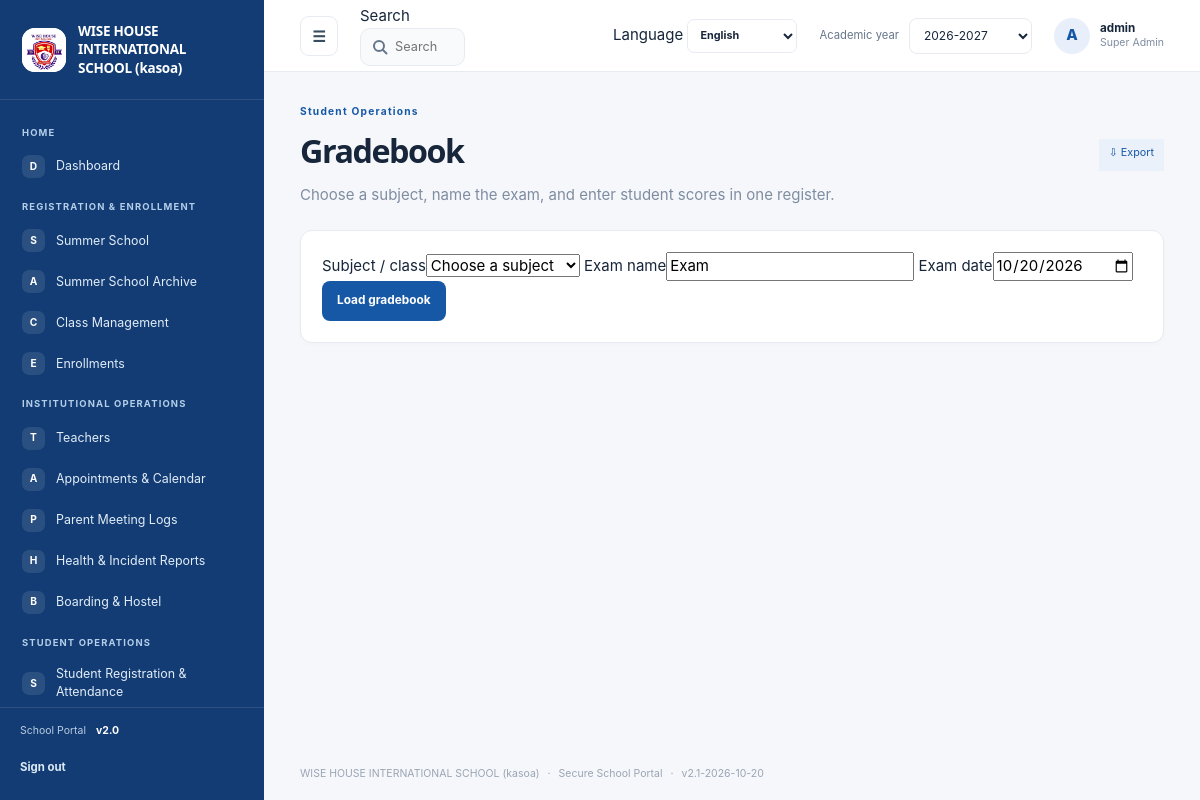
/gradebook (signed in), run on the app's committed database.
### tables this page shows
CREATE TABLE settings (
    key TEXT PRIMARY KEY,
    value TEXT NOT NULL
);

CREATE TABLE navigation_items (
    id INTEGER PRIMARY KEY AUTOINCREMENT,
    category TEXT NOT NULL,
    title TEXT NOT NULL,
    icon TEXT NOT NULL DEFAULT 'circle',
    url_endpoint TEXT NOT NULL,
    route_arg TEXT NOT NULL DEFAULT '',
    is_active INTEGER NOT NULL DEFAULT 1 CHECK (is_active IN (0, 1)),
    display_order INTEGER NOT NULL DEFAULT 0
);

CREATE TABLE users (
    id INTEGER PRIMARY KEY AUTOINCREMENT,
    username TEXT NOT NULL UNIQUE,
    password_hash TEXT NOT NULL,
    role TEXT NOT NULL DEFAULT 'manager'
      CHECK (role IN (
        'super_admin', 'admin', 'manager', 'teacher', 'student', 'parent',
        'health_officer', 'boarding_master'
      )),
    email TEXT UNIQUE,
    teacher_id INTEGER REFERENCES teachers(id) ON DELETE CASCADE,
    student_id INTEGER REFERENCES students(id) ON DELETE CASCADE,
    is_active INTEGER NOT NULL DEFAULT 1 CHECK (is_active IN (0, 1))
);

### school_system/views.py (the view, shortened to what this page needs)
@bp.route("/gradebook", methods=("GET", "POST"))
@roles_required(*ACADEMIC_WRITE_ROLES)
def gradebook():
    _require_module("gradebook")
    db = get_db()
    _sync_class_enrollments(db)
    user = _current_user()
    course_scope, course_params = _course_scope(user)
    courses = _sort_by_name(db.execute(
        "SELECT c.id,c.name,c.code FROM courses c WHERE 1=1"
        + course_scope,
        course_params,
    ).fetchall())
    course_id = _optional_int(request.values.get("course_id"))
    exam_name = request.values.get("exam_name", "Exam").strip()
    graded_on = request.values.get("graded_on", date.today().isoformat()).strip()
    selected_course = next((course for course in courses if course["id"] == course_id), None)
    if course_id and selected_course is None:
        abort(403 if user["role"] == "teacher" else 404)
    rows = []
    return render_template(
        "gradebook.html",
        courses=courses,
        selected_course=selected_course,
        exam_name=exam_name,
        graded_on=graded_on,
        students=rows,
    )

### school_system/auth.py (called while the page is built)
@bp.before_app_request
def load_logged_in_user():
    user_id = session.get("user_id")
    if user_id is None:
        session.pop("username", None)
        session.pop("role", None)
        return
    user = get_db().execute(
        "SELECT id, username, role, is_active FROM users WHERE id = ?", (user_id,)
    ).fetchone()
    if user is None or not user["is_active"]:
        session.clear()
    else:
        session["username"] = user["username"]
        session["role"] = user["role"]

def login_required(view):
    @functools.wraps(view)
    def wrapped_view(**kwargs):
        if session.get("user_id") is None:
            return redirect(url_for("auth.login"))
        return view(**kwargs)
    return wrapped_view

def roles_required(*roles):
    def decorator(view):
        @functools.wraps(view)
        @login_required
        def wrapped_view(**kwargs):
            if session.get("role") not in roles:
                abort(403)
            return view(**kwargs)
        return wrapped_view
    return decorator

### school_system/db.py (called while the page is built)
def get_db():
    if "db" not in g:
        g.db = sqlite3.connect(current_app.config["DATABASE"])
        g.db.row_factory = sqlite3.Row
        g.db.execute("PRAGMA foreign_keys = ON")
    return g.db

### school_system/views.py (called while the page is built, shortened)
def _tr_lower(text):
    return str(text).replace("İ", "i").replace("I", "ı").lower()

def _natural_key(text):
    key = []
    for part in re.split(r"(\d+)", _tr_lower(text).strip()):
        if part.isdigit():
            key.append((0, int(part), ()))
        else:
            key.append((1, 0, tuple(_TR_ORDER.get(ch, 100 + ord(ch)) for ch in part)))
    return key

def _sort_by_name(rows, field="name"):
    return sorted(rows, key=lambda row: _natural_key(row[field]))

def _fold(text):
    return re.sub(r"\s+", " ", _tr_lower(text or "")).strip().translate(_FOLD)

def _class_key(name):
    return _fold(name)

@bp.app_template_filter("translate")
def translate(text, language="en"):
    if language == "en" or not isinstance(text, str):
        return text

def _module_states(db=None):
    db = db or get_db()
    settings = {
        row["key"]: row["value"]
        for row in db.execute(
            "SELECT key,value FROM settings WHERE key LIKE 'module_%'"
        ).fetchall()
    }
    return {
        name: settings.get("module_" + name, "1" if enabled else "0") == "1"
        for name, enabled in MODULE_DEFAULTS.items()
    }

def _require_module(name):
    if not _module_states().get(name, False):
        abort(404)

### school_system/templates/gradebook.html (shortened to what this page needs)
{% extends "base.html" %}
{% from "_export_menu.html" import export_menu with context %}
{% block content %}
  <section class="page-title-row">
    <div><span class="eyebrow">{{ 'Student Operations'|translate(language) }}</span><h1>{{ 'Gradebook'|translate(language) }}</h1>
      <p class="muted">{{ 'Choose a subject, name the exam, and enter student scores in one register.'|translate(language) }}</p></div>
      {{ export_menu(url_for('views.export_gradebook', course_id=selected_course.id if selected_course else None)) }}
  </section>
  <section class="portal-card gradebook-card">
    <form method="get" class="gradebook-filter">
      <label>{{ 'Subject / class'|translate(language) }}<select name="course_id" required>
        <option value="">{{ 'Choose a subject'|translate(language) }}</option>
      </select></label>
      <label>{{ 'Exam name'|translate(language) }}<input name="exam_name" maxlength="100" value="{{ exam_name }}" required></label>
      <label>{{ 'Exam date'|translate(language) }}<input type="date" name="graded_on" value="{{ graded_on }}" required></label>
      <button type="submit">{{ 'Load gradebook'|translate(language) }}</button>
    </form>
  </section>
{% endblock %}

### school_system/templates/base.html (shortened to what this page needs)
<!doctype html>
<html lang="{{ language or 'en' }}" dir="{{ 'rtl' if language in ('ar',) else 'ltr' }}">
  <head>
    <link rel="stylesheet" href="{{ url_for('static', filename='style.css') }}">
    <link rel="stylesheet" href="{{ url_for('static', filename='portal.css') }}">
  </head>
  <body class="{% block body_class %}portal-body{% endblock %}">
    {% if session.get('user_id') and not public_page|default(false) %}
      <div class="portal-shell" id="portal-shell">
        <aside class="sidebar" id="sidebar" style="background-color: {{ site_settings.sidebar_color }};">
          <a class="school-brand" href="{{ url_for('views.dashboard') }}">
            <span class="school-logo">
              {% if brand_settings.get('logo_filename') %}
                <img src="{{ url_for('views.uploaded_logo', filename=brand_settings.get('logo_filename')) }}" alt="{{ school_name }} logo">
              {% else %}<span class="logo-mark">W</span>{% endif %}
            </span>
            <span class="school-name">{{ school_name }}</span>
          </a>
          <div class="sidebar-scroll" data-scroll-keep="sidebar" data-scroll-global>
            {% set nav_state = namespace(category=None) %}
            {% for item in nav_items %}
              {% if item.category != nav_state.category %}
                {% if not loop.first %}</section>{% endif %}
                <section class="nav-group"><p class="nav-heading">{{ item.category }}</p>
                {% set nav_state.category = item.category %}
              {% endif %}
              <a class="nav-link {% if request.endpoint == item.url_endpoint and (not item.get('resource') or request.view_args.get('resource') == item.get('resource')) %}active{% endif %}"
                href="{{ url_for(item.url_endpoint, resource=item.resource) if item.get('resource') else url_for(item.url_endpoint, module=item.module) if item.get('module') else url_for(item.url_endpoint) }}">
                <span class="nav-icon" aria-hidden="true">{{ item.icon[:1]|upper }}</span><span>{{ item.title }}</span>
              </a>
            {% endfor %}
            {% if nav_items %}</section>{% endif %}
          </div>
          <div class="sidebar-footer">
            <span class="sidebar-version">School Portal <b>v2.0</b></span>
            <form action="{{ url_for('auth.logout') }}" method="post">
              <button class="sidebar-logout" type="submit">{{ 'Sign out'|translate(language) }}</button>
            </form>
          </div>
        </aside>
        <div class="portal-main">
          <header class="topbar">
            <button class="icon-button menu-toggle" id="menu-toggle" type="button" aria-label="Toggle navigation" aria-expanded="true">☰</button>
            {% include "_global_search.html" %}
            <form class="language-select" method="post" action="{{ url_for('views.change_language') }}">
              <label for="portal-language" class="sr-only">Language</label>
              <select id="portal-language" name="language" aria-label="Language" onchange="this.form.submit()">
                {% for code, label in languages.items() %}
                  <option value="{{ code }}" {% if language == code %}selected{% endif %}>{{ label }}</option>
                {% endfor %}
              </select>
            </form>
            <form class="year-select" method="get" action="{{ url_for('views.dashboard') }}">
              <label for="academic-year">{{ 'Academic year'|translate(language) }}</label>
              <select id="academic-year" name="year" onchange="this.form.submit()">
                {% set year = request.args.get('year', academic_year) %}
                {% for option in academic_year_options %}
                  <option value="{{ option }}" {% if year == option %}selected{% endif %}>{{ option }}</option>
                {% endfor %}
              </select>
            </form>
            <a class="profile-chip" href="{{ url_for('views.profile') }}" aria-label="User profile">
              <span class="avatar">{{ session.get('username', 'U')[:1]|upper }}</span>
              <span class="profile-copy"><b>{{ session.get('username') }}</b><small>{{ role_label }}</small></span>
            </a>
          </header>
          <main class="page-content">
            {% block content %}{% endblock %}
          </main>
          <footer class="page-footer">{{ school_name }} <span>·</span> Secure School Portal <span>·</span> v{{ app_version }}</footer>
        </div>
      </div>
    {% else %}
      {% for category, message in get_flashed_messages(with_categories=true) %}
        <p class="flash {{ category }} login-flash" role="status">{{ message|translate(language) }}</p>
      {% endfor %}
      {% block public_content %}{% endblock %}
    {% endif %}
  </body>
</html>

### school_system/templates/_export_menu.html (shortened to what this page needs)
{% macro export_menu(url, label=None) %}
  <details class="export-menu">
    <summary class="button-small secondary-button">⇩ {{ (label or 'Export')|translate(language) }}</summary>
  </details>
{% endmacro %}

### school_system/templates/_global_search.html (shortened to what this page needs)
<div class="global-search" role="search">
  <label for="global-search-input" class="sr-only">{{ 'Search'|translate(language) }}</label>
  <input id="global-search-input" type="search" autocomplete="off" maxlength="60"
    placeholder="{{ 'Search students, teachers, pages…'|translate(language) }}" aria-controls="gs-panel" aria-expanded="false">
</div>

### school_system/static/style.css (style rules this page uses)
:root { color-scheme:light;--primary:#1758a6;--ink:#17263a;--muted:#7f8da1;--line:#e7ebf1;--canvas:#f5f7fb;font:15px/1.5 -apple-system,BlinkMacSystemFont,'Segoe UI',sans-serif;color:var(--ink);background:var(--canvas) }
* { box-sizing:border-box }
body { margin:0 }
a { color:inherit;text-decoration:none }
button,input,select,textarea { font:inherit }
button { cursor:pointer }
h1,h2,h3,p { margin-top:0 }
h1,h2,h3,.school-name,.metric-card strong { font-family:system-ui,-apple-system,BlinkMacSystemFont,'Segoe UI',sans-serif }
h1 { margin-bottom:8px;font-size:clamp(1.65rem,3vw,2.15rem);letter-spacing:-.045em }
.muted { margin-bottom:0;color:var(--muted) }
.eyebrow { display:block;margin-bottom:8px;color:var(--primary);font-size:.68rem;font-weight:700;letter-spacing:.12em }
.portal-shell { display:flex;min-height:100vh }
.sidebar { position:fixed;z-index:10;inset:0 auto 0 0;display:flex;width:264px;flex-direction:column;background:var(--sidebar-bg,#123c73);color:#fff;transition:width .22s ease,transform .22s ease }
.school-brand { display:flex;min-height:100px;align-items:center;gap:12px;padding:20px 22px;border-bottom:1px solid #ffffff1c }
.school-logo { display:grid;width:44px;height:44px;flex:0 0 44px;place-items:center;overflow:hidden;border-radius:13px;background:#fff }
.school-logo img { width:100%;height:100%;object-fit:contain }
.school-name { max-width:160px;font-size:.9rem;font-weight:800;line-height:1.35;letter-spacing:-.02em }
.sidebar-scroll { flex:1;overflow-y:auto;padding:12px 12px 18px }
.nav-group { margin-bottom:14px }
.nav-heading { margin:14px 10px 7px;color:#b4cee9;font-size:.63rem;font-weight:700;letter-spacing:.12em;text-transform:uppercase }
.nav-link { display:flex;min-height:39px;align-items:center;gap:11px;margin:2px 0;padding:8px 10px;border-radius:8px;color:#e1ecf8;font-size:.83rem;transition:background .15s,color .15s }
.nav-icon { display:grid;width:23px;height:23px;flex:0 0 23px;place-items:center;border-radius:7px;background:#ffffff1a;color:#fff;font-size:.68rem;font-weight:700 }
.sidebar-footer { padding:15px 20px;border-top:1px solid #ffffff1c;color:#b9cce2;font-size:.7rem }
.sidebar-version b { margin-left:7px;color:#fff }
.sidebar-logout { width:100%;min-height:34px;justify-content:flex-start;margin-top:12px;padding:6px 0;background:transparent;color:#dce9f7;font-size:.76rem }
.portal-main { display:flex;min-width:0;min-height:100vh;flex:1;flex-direction:column;margin-left:264px;transition:margin-left .22s ease }
.topbar { position:sticky;z-index:5;top:0;display:flex;height:72px;align-items:center;gap:22px;padding:0 clamp(20px,3vw,44px);border-bottom:1px solid var(--line);background:#fff }
.icon-button { display:grid;width:38px;height:38px;place-items:center;border:1px solid var(--line);border-radius:9px;background:#fff;color:#384c62;font-size:1rem }
.year-select { display:flex;align-items:center;gap:10px;color:#66768a;font-size:.75rem }
.year-select select { min-height:36px;padding:5px 26px 5px 10px;border:1px solid var(--line);border-radius:8px;background:#fff;color:var(--ink);font-size:.8rem }
.profile-chip { display:flex;align-items:center;gap:10px }
.avatar { display:grid;width:36px;height:36px;flex:0 0 36px;place-items:center;border-radius:50%;background:#e8effb;color:var(--primary);font-weight:800 }
.profile-copy { display:grid;font-size:.78rem;line-height:1.35 }
.profile-copy small { color:var(--muted);font-size:.7rem }
.page-content { width:min(1520px,100%);flex:1;margin:0 auto;padding:32px clamp(20px,3vw,44px) 40px }
.page-footer { padding:0 clamp(20px,3vw,44px) 18px;color:#9aa5b3;font-size:.7rem }
.page-footer span { padding:0 5px }
.welcome-row,.page-title-row { display:flex;align-items:flex-end;justify-content:space-between;gap:20px;margin-bottom:24px }
.portal-card { min-width:0;padding:21px;border:1px solid var(--line);border-radius:12px;background:#fff;box-shadow:0 2px 5px #23364b05 }
.page-title-row { align-items:center }
button,.primary-button { display:inline-flex;min-height:40px;align-items:center;justify-content:center;gap:8px;padding:9px 15px;border:0;border-radius:8px;background:var(--primary);color:#fff;font-size:.79rem;font-weight:700 }
.button-small { min-height:30px;padding:6px 9px;font-size:.68rem }
.secondary-button { background:#edf2f8;color:#455a72 }

### school_system/templates/_export_menu.html (style rules this page uses)
.export-menu { position:relative;display:inline-block }
.export-menu summary { list-style:none;cursor:pointer }

### data on the page
settings: value (picture)
settings: value "WISE HOUSE INTERNATIONAL SCHOOL (kasoa)"
navigation_items: category "HOME", icon "D", title "Dashboard"
navigation_items: category "REGISTRATION & ENROLLMENT", icon "S", title "Summer School"
navigation_items: icon "A", title "Summer School Archive"
navigation_items: icon "C", title "Class Management"
navigation_items: icon "E", title "Enrollments"
navigation_items: category "INSTITUTIONAL OPERATIONS", icon "T", title "Teachers"
navigation_items: icon "A", title "Appointments & Calendar"
navigation_items: icon "P", title "Parent Meeting Logs"
navigation_items: icon "H", title "Health & Incident Reports"
navigation_items: icon "B", title "Boarding & Hostel"
navigation_items: category "STUDENT OPERATIONS", icon "S", title "Student Registration & Attendance"
settings: value "Sign out", value "Search", value "Search students, teachers, pages…", language "English", value "Academic year", value "Student Operations", value "Gradebook", value "Choose a subject, name the exam, and enter student scores in one register.", value "Export", value "Subject / class", course_id "Choose a subject", value "Exam name", value "Exam date", value "Load gradebook"
settings: year "2026-2027"
users: username "A", get "admin"

### other printed values
{{ role_label }} "Super Admin"
{{ app_version }} "2.1-2026-10-20"
